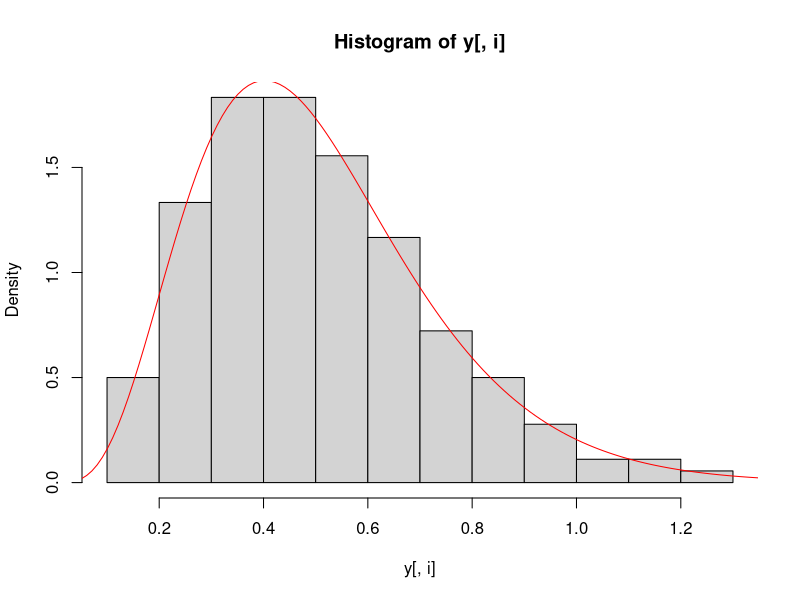
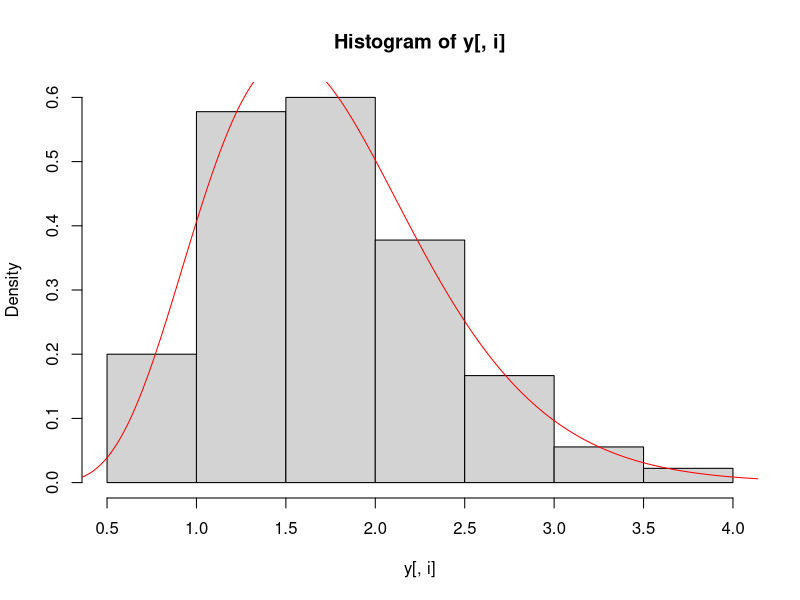
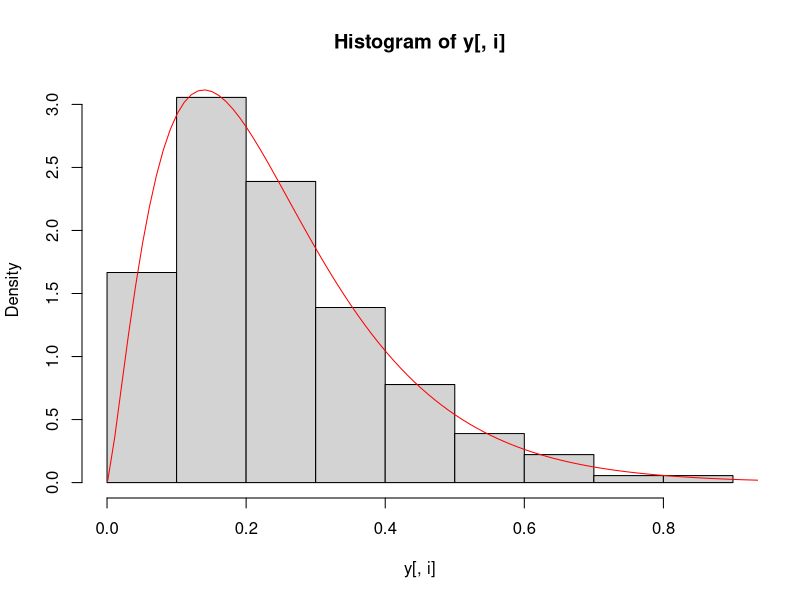
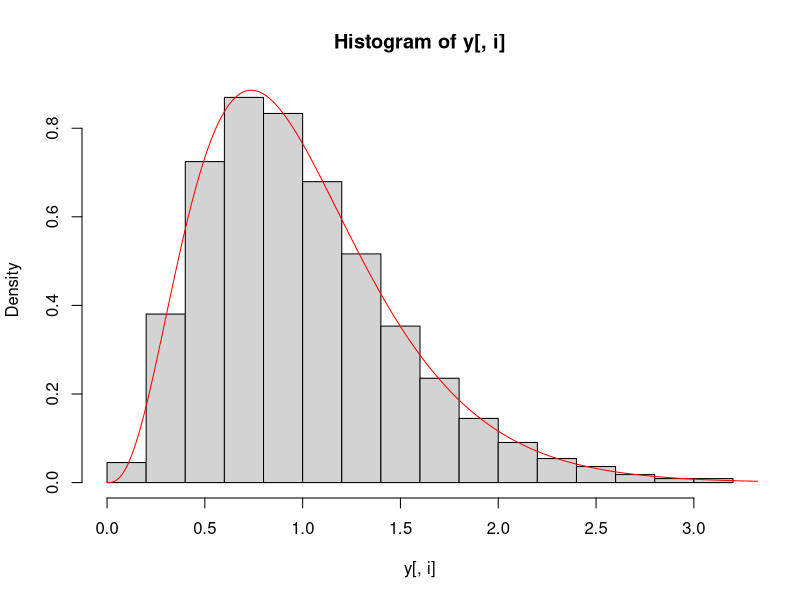
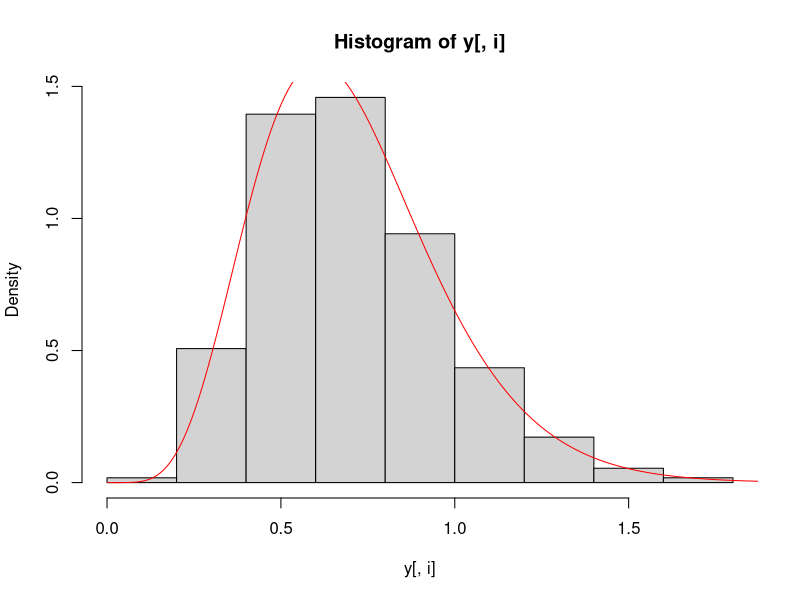
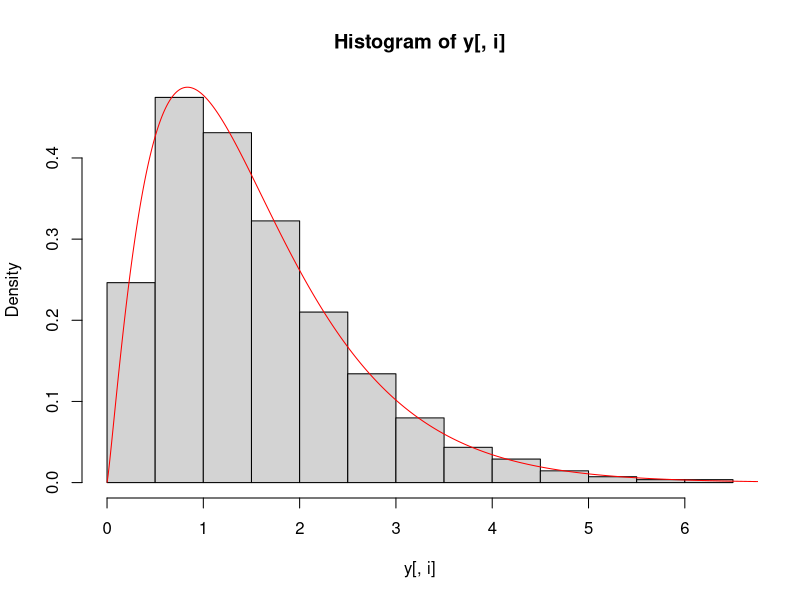
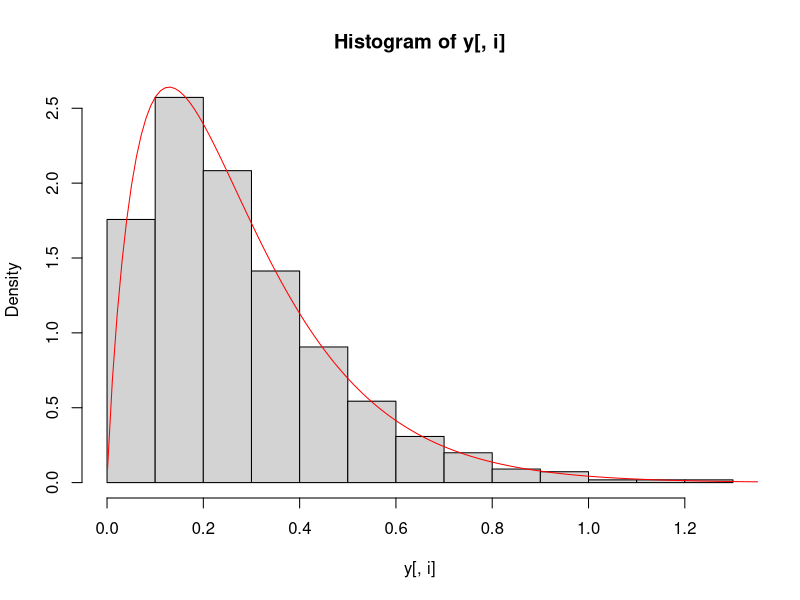
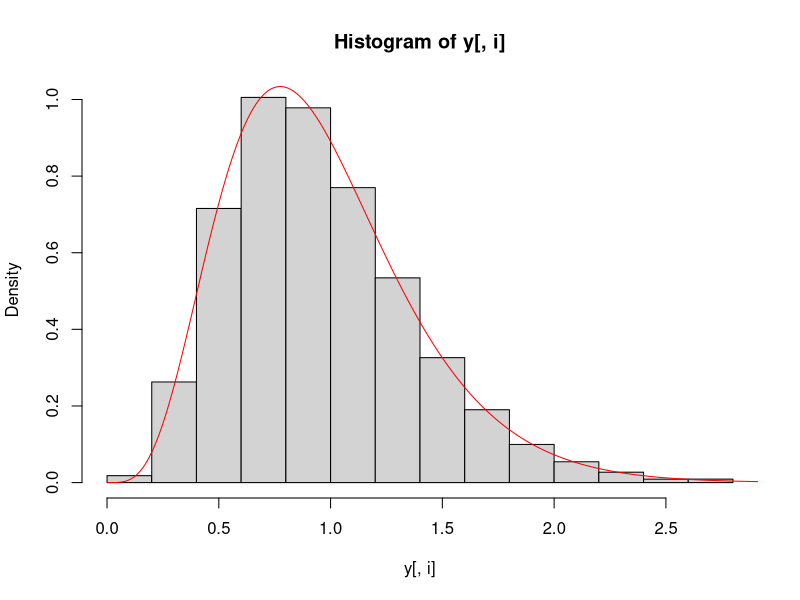

These figures' R source, in order: (Note: this script raises an error after producing the figures.)
rm(list=ls(all=TRUE))
set.seed(1)
library('mvtnorm')

#generate time variable
year1=rep(1970:2015,each=12)
month=rep(1:12,times=46)
ntime=length(month)

#create variance-covariance matrix
nvariables=10
aux=outer(1:nvariables,1:nvariables,'-')
aux1=abs(aux)
rho=0.75
sigma2=2
cor1.true=cor1=rho^aux1
Sigma.true=Sigma=sigma2*cor1

#betas
betas.true=betas=rep(0,nvariables)

#generate latent z variables
z=rmvnorm(ntime,mean=betas,sigma=Sigma)
colnames(z)=c(paste0('water.level',1:4),
              paste0('precip',1:2),
              paste0('temperature',1:4))

#eliminate data from impacted sites
cond=year1>1984
z[cond,1:3]=NA
z.true=z

#generate data where margins are gamma distributions
a=runif(nvariables,min=0,max=10)
b=runif(nvariables,min=0,max=10)
y=matrix(NA,ntime,nvariables)
colnames(y)=colnames(z)
seq1=seq(from=0.001,to=100,length.out=10000)
for (i in 1:nvariables){
  n=sum(!is.na(z[,i]))
  k=n/(n+1)
  for (j in 1:ntime){
    tmp=k*mean(z[,i] <= z[j,i],na.rm=T)
    y[j,i]=qgamma(tmp,a[i],b[i])
  }
  #look at marginal distributions
  hist(y[,i],freq=F)
  lines(seq1,dgamma(seq1,a[i],b[i]),col='red')
}

#make additional holes in the data
ind=sample(1:(ntime*nvariables),size=0.2*ntime*nvariables)
y[ind]=NA
image(y)

#prepare final dataset
tmp=data.frame(year=year1,month=month)
y1=cbind(z,tmp)

setwd('U:\\GIT_models\\git_Mvnorm')
write.csv(y1,'fake data.csv',row.names=F)
write.csv(betas.true,'fake data betas.csv',row.names=F)
write.csv(Sigma.true,'fake data Sigma.csv',row.names=F)